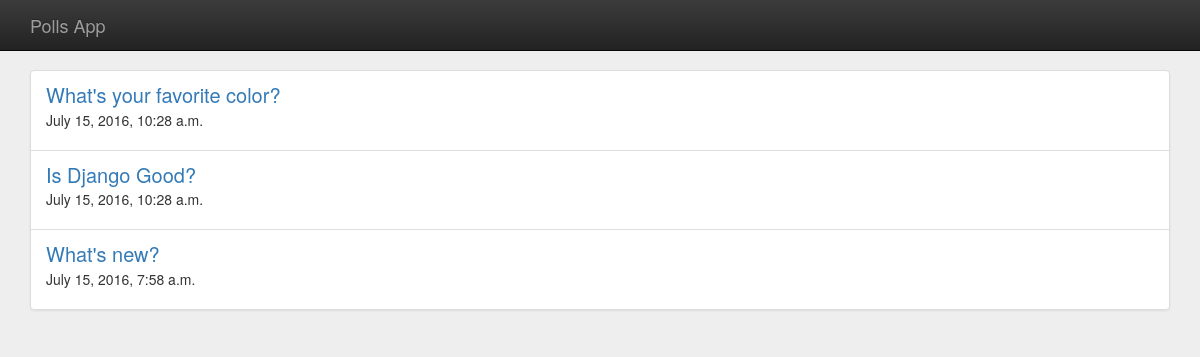
/polls/, run on an earlier commit of the app's database.
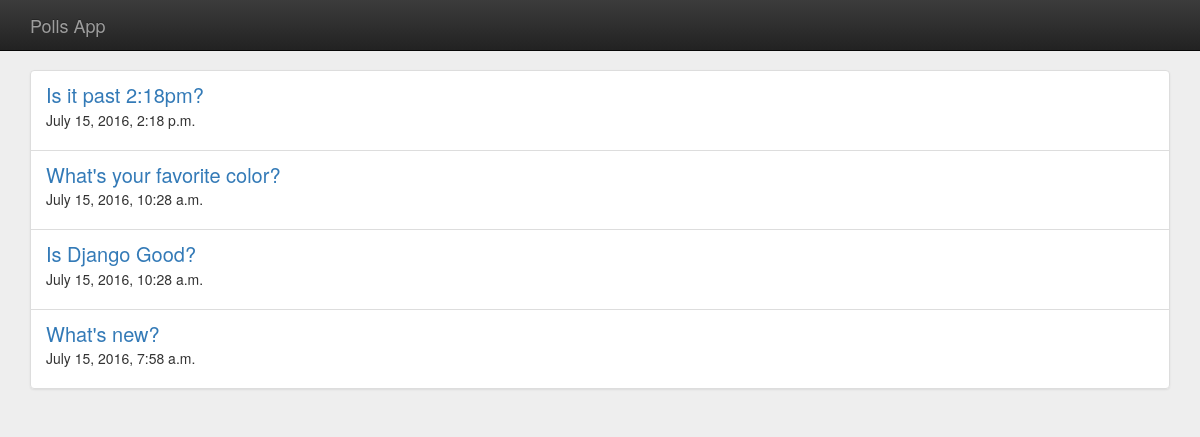
And on a later commit of the database.
### polls/models.py (models this page shows, shortened)
class Question(models.Model):
    question_text = models.CharField(max_length=200)
    pub_date = models.DateTimeField('date published')
    def was_published_recently(self):
        now = timezone.now()
        return now - datetime.timedelta(days=1) <= self.pub_date <= now
    was_published_recently.admin_order_field = 'pub_date'
    was_published_recently.boolean = True
    was_published_recently.short_description = 'Published recently?'

### polls/views.py (the view)
class IndexView(generic.ListView):
    template_name = 'polls/index.html'
    context_object_name = 'latest_question_list'
    def get_queryset(self):
        return Question.objects.filter(
            pub_date__lte=timezone.now()
        ).order_by('-pub_date')[:5]

### polls/templates/polls/index.html
{% extends "polls/base.html" %}
{% load staticfiles %}
{% block content %}
  {% if latest_question_list %}
    <ul class="list-group">
      {% for question in latest_question_list %}
        <li class="list-group-item">
          <a class="poll-link" href="{% url 'polls:detail' question.id %}">{{ question.question_text }}</a>
          <p class="poll-pub-date">{{ question.pub_date }}</p>
        </li>
      {% endfor %}
    </ul>
  {% else %}
    <div class="alert alert-info" role="alert">No polls available at this time...</div>
  {% endif %}
{% endblock content %}

What changed in the data, as far as the page shows it:
added Question: question_text "Is it past 2:18pm?", pub_date "July 15, 2016, 2:18 p.m."
